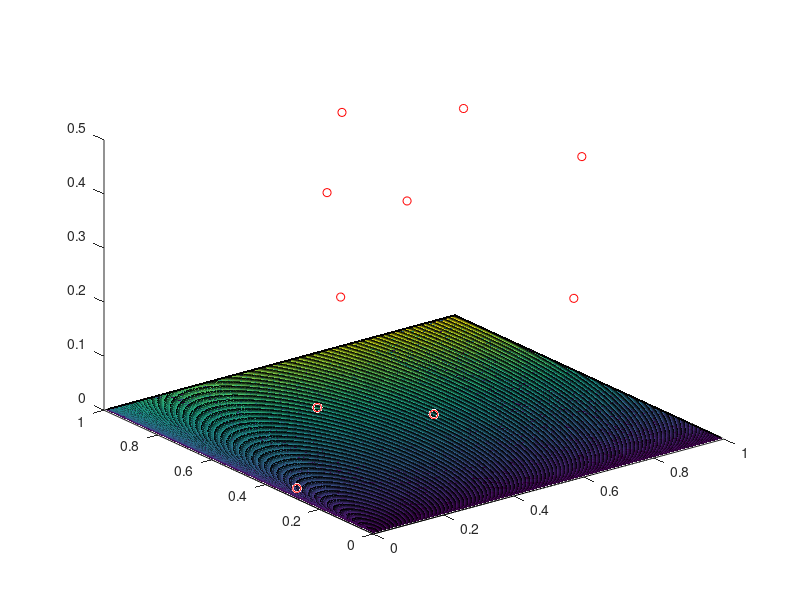

Source code (MATLAB): (Note: this script raises an error after producing the figure.)
%%%%%%%%%%%%%%%%%%%%%%%%%%%%%%%%%%%%%%%%%%%%%%%%%%%%%%%%%%%%%%%%%%%%%%%%%
% Ehouarn Simon                                                         %
% mars 2017                                                             %
% INP Toulouse - ENSEEIHT                                               %	
%                                                                       %
% Ce fichier contient le programme principal permettant l'estimation    %
% des parametres de la fonction de Cobb-Douglas par une approche     %
% des moindres carres.						        %
% Modele :Y(K,L)=A*K^(alpha)*L^(1-alpha)					        %
%%%%%%%%%%%%%%%%%%%%%%%%%%%%%%%%%%%%%%%%%%%%%%%%%%%%%%%%%%%%%%%%%%%%%%%%%

clear all; close all; format short
% Initialisation

% Donn�es 
global Ki Li Yi

Ki=[0.14;0.71;0.28; 0.64; 0.02; 0.81; 0.36; 0.49; 0.94; 0.58];
Li=[0.39; 0.18; 0.14; 0.95; 0.31; 0.72; 0.59; 0.81; 0.45; 0.63];
Yi=[0.12; 0.27;0.14; 0.45; 0.01; 0.48; 0.24; 0.36; 0.43; 0.37];

%Estimation a priori des parametres du modele.
% beta0=[A;alpha];
beta0=[0.35;0.2];

%%%%%%% Figure 1 %%%%%%%%
% Affichage des donnees
figure(1)                         
rect=[0 1 0 1 0 1];
axis(rect)
xlabel('K')
ylabel('L')
zlabel('Y')
plot3(Ki,Li,Yi,'or')
hold on

% Affichage de la prevision du modele.
beta=beta0

xmin=0;
xmax=1;
nx=100;
pasx=(xmax-xmin)/nx;
ymin=0;
% ymin=-0.0001;
ymax=1;
ny=100;
pasy=(ymax-ymin)/ny;
x=xmin:pasx:xmax;
y=ymin:pasy:ymax;
[X,Y]=meshgrid(x,y);
[m,n]=size(X);
for i=1:m,
   for j=1:n,
      Z(i,j)=beta(1)*X(i,j)^beta(2)*Y(i,j)^(1-beta(2));
   end;
end;
contourf(X,Y,Z,150);

%%%%%%% Figure 4 %%%%%%%%
% Methode de Gauss-Newton

%Evaluation de la fonction des moindres carres 
for i=1:m,
   for j=1:n,
      Z(i,j)=f_CD([X(i,j),Y(i,j)]);
   end;
end;

% Affichage des lignes de niveau de la fonction des moindres carres.
figure(4)                            
contour(X,Y,Z,250);
xlabel('A')
ylabel('alpha')
hold on
text(beta(1),beta(2),'o point de depart')


%%%%%%%%%% TO DO %%%%%%%%%%%%%%%%%
% 1- Minimisation de la fonction des moindres carres par la m�thode de Gauss-Newton

%Initialisations
beta = beta0;
iter =0;
C1 = 1e-12;
C2 = 1e-12;
iter_max = 100;
gf = grad_f_CD(beta0);
seuil_G = max(C1 * norm(gf),sqrt(eps));
stop = 0;
while (stop == 0)
    iter = iter + 1;
    J = J_res_CD(beta);    
    beta_n = beta - ((transpose(J)*J) \ gf);
    gf = grad_f_CD(beta_n);
    if (iter>iter_max) |  (norm(gf) < seuil_G) | (norm(beta_n - beta) < max(C2*norm(beta), sqrt(eps)))
        stop = 1;
    end
    beta = beta_n;
    
    text(beta(1),beta(2),['0 iter' ,num2str(iter)]);


end

% 2- Affichage des la prevision du modele et de l'estimation des parametres
% au cours de la minimisation


%%%%%%%%%% END TO DO  %%%%%%%%%%%%%

%%%%%%%%%%%%%%%%%%%%%%%%%%%%
% Methode de Newton %
%%%%%%%%%%%%%%%%%%%%%%%%%%%

% Estimation a priori des parametres du modele.
beta=beta0

%%%%%%% Figure 5 %%%%%%%%
% Methode Newton

figure(5)                          
contour(X,Y,Z,250);
xlabel('A')
ylabel('alpha')
hold on
text(beta(1),beta(2),'o point de depart')

%%%%%%%%%% TO DO %%%%%%%%%%%%%%%%%
% 1- Minimisation de la fonction des moindres carres par la m�thode de Newton
beta = beta0;
iter =0;
C1 = 1e-12;
C2 = 1e-12;
iter_max = 100;
gf = grad_f_CD(beta0);
seuil_G = max(C1 * norm(gf),sqrt(eps));
stop = 0;
while (stop == 0)
    iter = iter + 1;
    beta_n = beta - (H_f_CD(beta) \ gf);
    gf = grad_f_CD(beta_n);
    if iter>iter_max |  norm(gf) < seuil_G | norm(beta_n - beta) < max(C2*norm(beta), sqrt(eps))
        stop = 1;
    end
    beta = beta_n;
    text(beta(1),beta(2),['0 iter' ,num2str(iter)]);

end

% 2- Affichage des la prevision du modele et de l'estimation des parametres
% au cours de la minimisation



%%%%%%%%%% END TO DO  %%%%%%%%%%%%%
